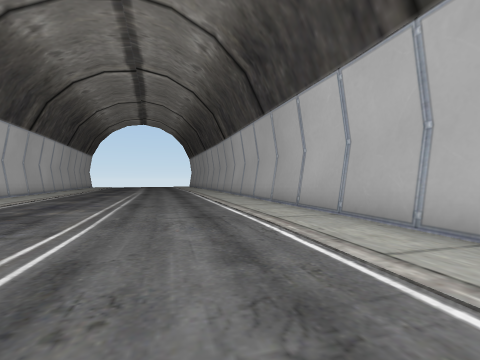
[1] (above)

17 first-person views from a walk through a scene from a Unity 3-D project. The camera is 1.5 m above the floor, looks level and sees 85° across. The floor is counted in squares, 2 m on a side. Each view is taken from the middle of a square. On the plan, view 1 faces up. The plan holds only what a view shows up to about 9 squares ahead; the rest is blank. The place goes on beyond the plan. The player is left out.

[2]
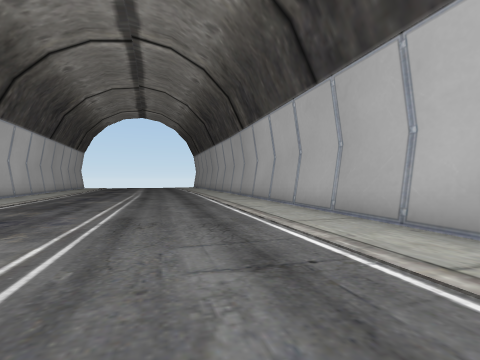

[3]
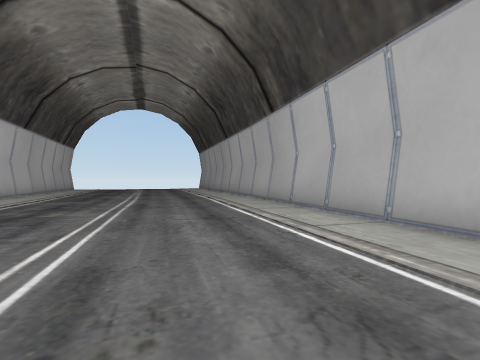

[4]
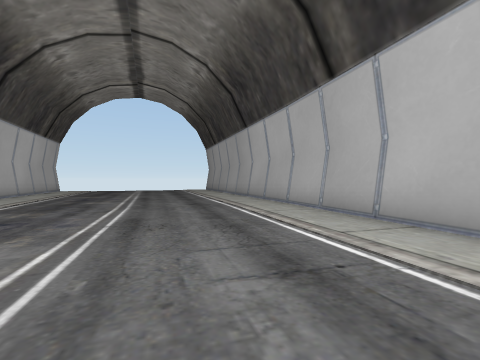

[5]
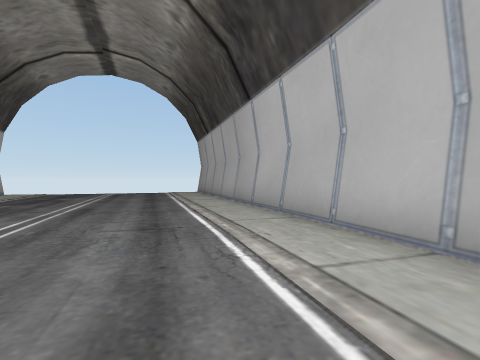

[6]
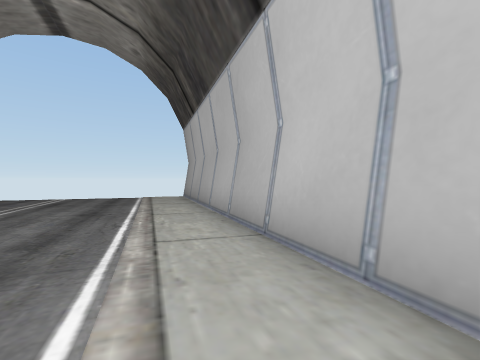

[7]
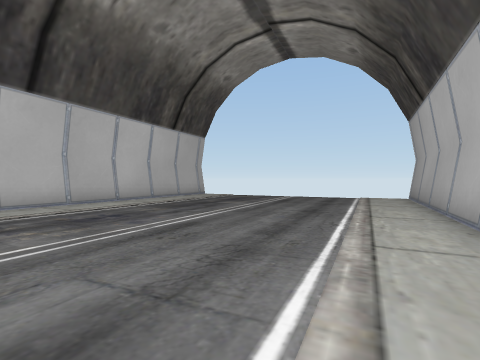

[8]
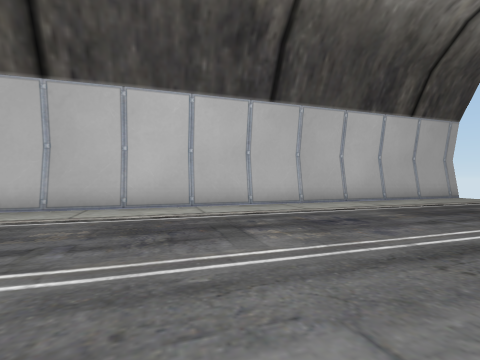

[9]
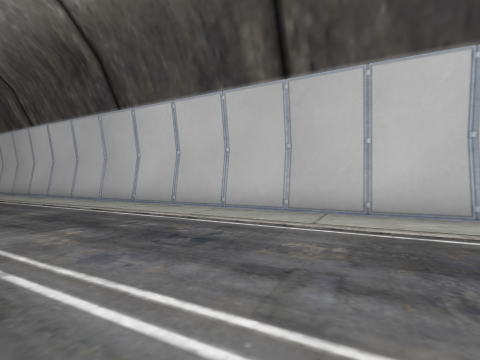

[10]
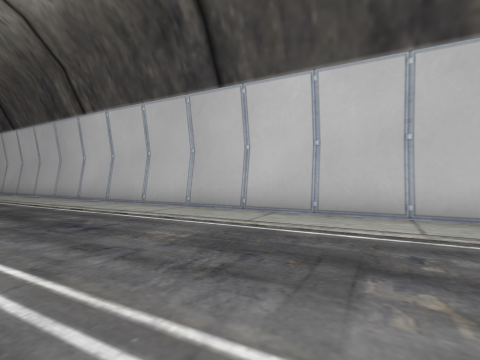

[11]
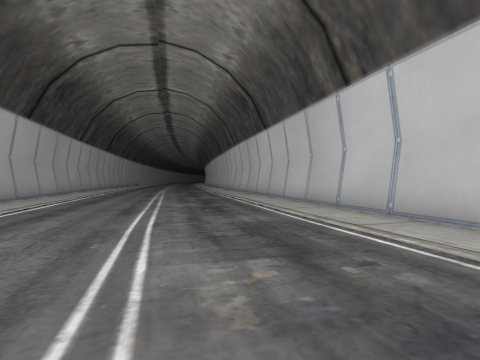

[12]
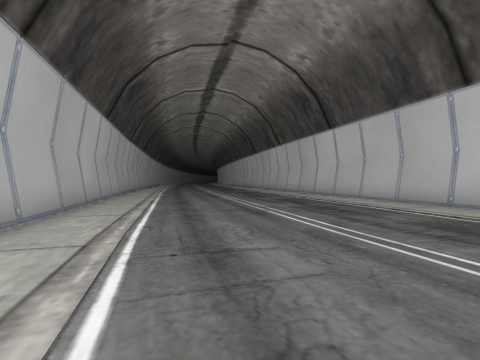

[13]
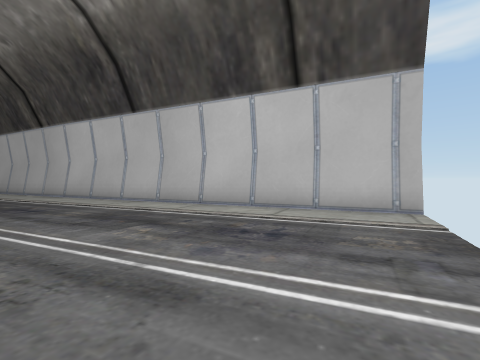

[14]
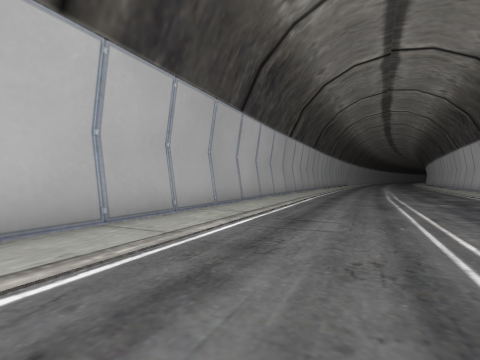

[15]
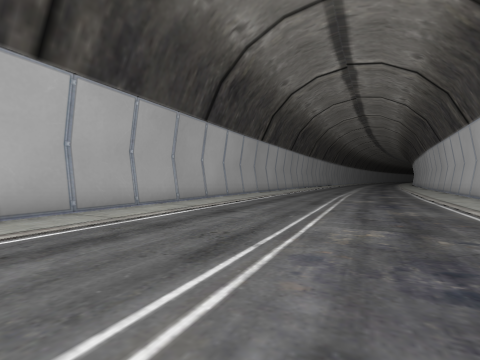

[16]
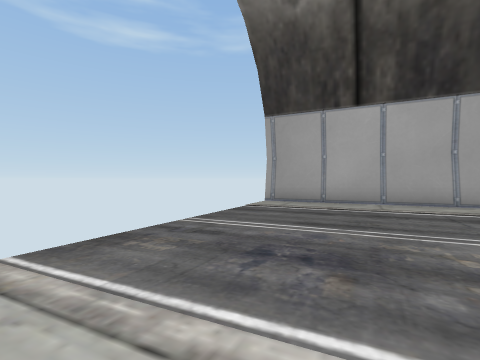

[17]
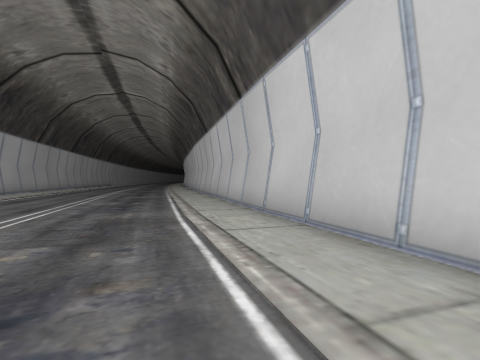

### Floor plan
Points are (right, up) in squares from view 1. A wall is a line through its corners. A room is listed if a view was taken in it or the views show most of it. See-through windows are left out.
Room 1 (views 1, 2, 3, 4, 5, 6, 7, 8, 9, 10, 11, 12, 13, 14, 15, 16, 17)
walls: (-10.7, 14.2) (-6, -1); (2.7, 5.2) (-5, 27.5); (3.3, 1.5) (-1.5, 17.2); (-14.7, 25.9) (-6.6, 2.4); (4.1, -1) (3.6, 0.7)

Where each view was taken, in squares from view 1:
view 1: 0 up, 0 right, facing up
view 2: 3 up, 1 left, facing up
view 3: 6 up, 2 left, facing up
view 4: 9 up, 3 left, facing up
view 5: 13 up, 3 left, facing up
view 6: 17 up, 3 left, facing up
view 7: 17 up, 3 left, facing up-left
view 8: 17 up, 4 left, facing left
view 9: 16 up, 5 left, facing down-left
view 10: 12 up, 4 left, facing down-left
view 11: 8 up, 4 left, facing down
view 12: 8 up, 1 left, facing down
view 13: 27 up, 8 left, facing down-left
view 14: 27 up, 9 left, facing down-right
view 15: 27 up, 11 left, facing down-right
view 16: 23 up, 13 left, facing up-right
view 17: 20 up, 10 left, facing down
